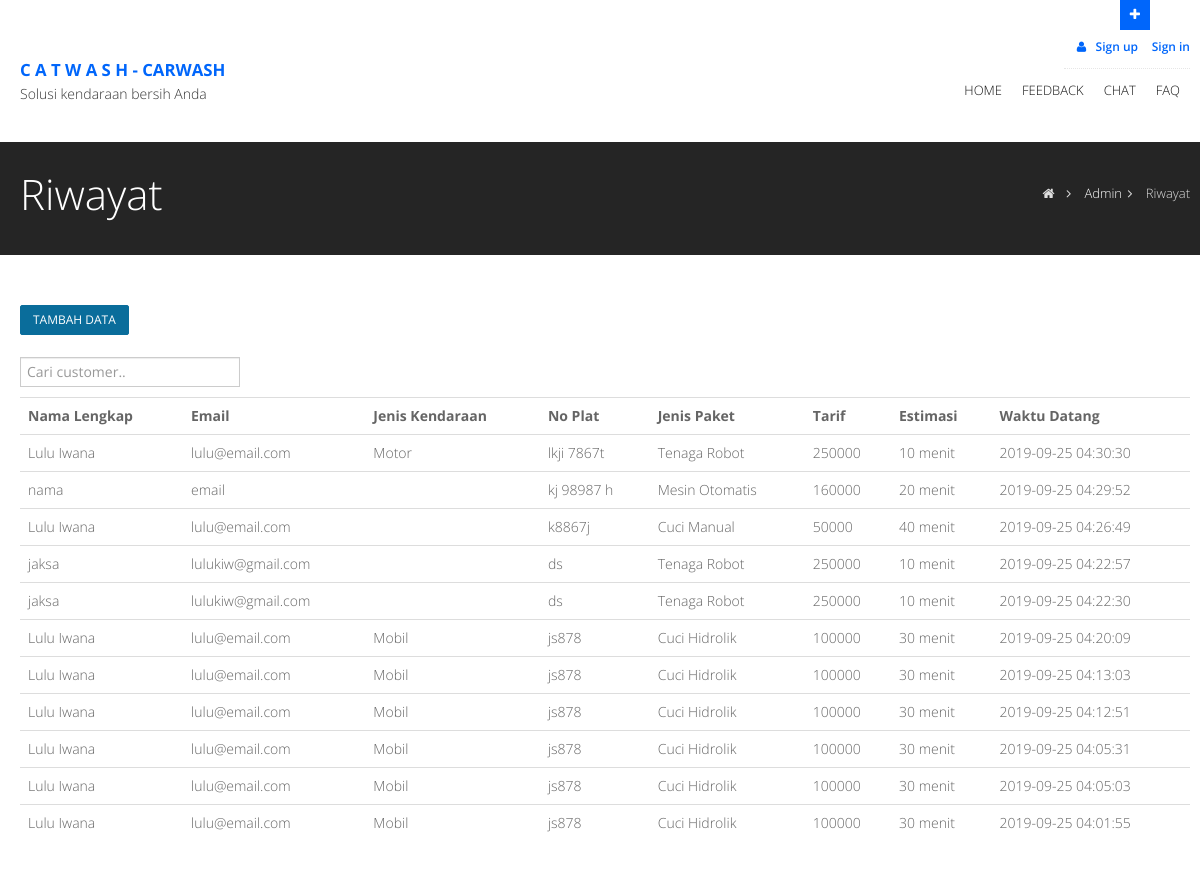
Screenshot of /home/riwayat with the database file from the repository.
### tables this page shows
CREATE TABLE `riwayat` (
  `id_history` int(3) NOT NULL,
  `email` varchar(100) NOT NULL,
  `paket` varchar(50) NOT NULL,
  `jenis_kendaraan` enum('Mobil','Motor') NOT NULL,
  `no_plat` char(10) NOT NULL,
  `waktu_datang` timestamp NOT NULL DEFAULT CURRENT_TIMESTAMP
);

CREATE TABLE `customer` (
  `email` varchar(100) NOT NULL,
  `password` varchar(20) NOT NULL,
  `nama` varchar(100) NOT NULL,
  `alamat` text NOT NULL,
  `gender` enum('Pria','Wanita') NOT NULL,
  `tanggal_lahir` date NOT NULL,
  `no_hp` varchar(15) NOT NULL,
  `periode` int(5) NOT NULL DEFAULT '0'
);

CREATE TABLE `paket` (
  `nama_paket` varchar(100) NOT NULL,
  `harga` int(5) NOT NULL,
  `estimasi` varchar(5) NOT NULL,
  `deskripsi` text NOT NULL
);

### application/controllers/Home.php (called while the page is built, shortened)
<?php
class Home extends CI_Controller {
	public function riwayat()
	{
	if($this->session->userdata('email_sesi')=="adminku"){
		$this->load->view('headeradmin');
	}
	else{
		$this->load->view('header');
	}
	$this->load->view('riwayat');
	}
}

### index.php (called while the page is built, shortened)
<?php
require_once BASEPATH.'core/CodeIgniter.php';

### application/views/riwayat.php (the view, shortened to what this page needs)
<section id="inner-headline">
      <div class="container">
        <div class="row">
          <div class="span4">
            <div class="inner-heading">
              <h2>Riwayat</h2>
            </div>
          </div>
          <div class="span8">
            <ul class="breadcrumb">
              <li><a href="#"><i class="icon-home"></i></a><i class="icon-angle-right"></i></li>
              <li><a href="#">Admin</a><i class="icon-angle-right"></i></li>
              <li class="active">Riwayat</li>
            </ul>
          </div>
        </div>
      </div>
    </section>
    <section id="content">
      <div class="container">
        <div class="row">
          <div class="span12">
		  <button class="btn btn-blue" href="#tambahdata" data-toggle="modal">Tambah Data
		  </button>
		  <br>
		  <br>
		  <input type="text" id="myInput" onkeyup="myFunction()" placeholder="Cari customer..">
				<table id="myTable"  border="0" cellspacing="0" cellpadding="0" width="100%" class="table table-hover">
					<tr align="left" valign="top">
						<th>Nama Lengkap</th>
						<th>Email</th>
						<th>Jenis Kendaraan</th>
						<th>No Plat</th>
						<th>Jenis Paket</th>
						<th>Tarif</th>
						<th>Estimasi</th>
						<th>Waktu Datang</th>
					</tr>
					<?php
					$query = $this->db->query("SELECT * FROM `riwayat` INNER JOIN customer ON riwayat.email=customer.email INNER JOIN paket ON paket.nama_paket=riwayat.paket order by id_history desc");
					foreach($query->result() as $row){
					?>
						<tr align="left" valign="top">
						<td><?php echo $row->nama?></td>
						<td><?php echo $row->email?></td>
						<td><?php echo $row->jenis_kendaraan?></td>
						<td><?php echo $row->no_plat?></td>
						<td><?php echo $row->nama_paket?></td>
						<td><?php echo $row->harga?></td>
						<td><?php echo $row->estimasi?> menit</td>
						<td><?php echo $row->waktu_datang?></td>
						</tr>
					<?php }?>
				</table>
			</div>
		</div>
	</div>
	</section>

### application/views/header.php (shortened to what this page needs)
<!DOCTYPE html>
<html lang="en">
<head>
  <link href=<?php echo base_url("assets/css/bootstrap.css" )?> rel="stylesheet" />
  <link href=<?php echo base_url("assets/css/bootstrap-responsive.css" )?> rel="stylesheet" />
  <link href=<?php echo base_url("assets/css/fancybox/jquery.fancybox.css")?> rel="stylesheet">
  <link href=<?php echo base_url("assets/css/jcarousel.css" )?> rel="stylesheet" />
  <link href=<?php echo base_url("assets/css/flexslider.css" )?> rel="stylesheet" />
  <link href=<?php echo base_url("assets/css/style.css" )?> rel="stylesheet" />
  <link href=<?php echo base_url("assets/skins/default.css" )?> rel="stylesheet" />
</head>
<body>
  <div id="wrapper">
    <header>
      <div class="container ">
        <div id="header-hidden-link">
          <a href="#" class="toggle-link" title="Click me you'll get a surprise" data-target=".hidden-top"><i></i>Open</a>
        </div>
        <div class="row nomargin">
          <div class="span12">
            <div class="headnav">
			  <?php if(!$this->session->userdata('email_sesi')){?>
			  <ul>
                <li><a href="#mySignup" data-toggle="modal"><i class="icon-user"></i> Sign up</a></li>
                <li><a href="#mySignin" data-toggle="modal">Sign in</a></li>
              </ul>
			  <?php } else {echo $this->session->userdata('email_sesi');?>
			  <a href="http://localhost/catwash/home/logout">Logout</a>
			  <?php } ?>
            </div>
            </div>
          </div>
        </div>
        <div class="row">
          <div class="span4">
            <div class="logo">
              <a href="localhost/catwash/"><big><b>C A T W A S H - CARWASH</b></big></a>
              <h1>Solusi kendaraan bersih Anda</h1>
            </div>
          </div>
          <div class="span8">
            <div class="navbar navbar-static-top">
              <div class="navigation">
                <nav>
                  <ul class="nav topnav">
                    <li class="dropdown ">
                      <a href="http://localhost/catwash/">Home <i></i></a>
                    </li>
                    <li class="dropdown">
                      <a href="#">Feedback<i ></i></a>
                    </li>
                    <li class="dropdown">
                      <a href="http://localhost/catwash/home/chat">Chat<i ></i></a>
                    </li>
                    <li class="dropdown">
                      <a href="http://localhost/catwash/home/faq">FAQ<i ></i></a>
                    </li>
                  </ul>
                </nav>
              </div>
            </div>
          </div>
        </div>
      </div>
  <a href="#" class="scrollup"><i class="icon-chevron-up icon-square icon-32 active"></i></a>
</body>
</html>

### assets/css/style.css (style rules this page uses)
body { font-family: 'Open Sans', Arial, sans-serif; font-size: 14px; font-weight: 300; line-height: 1.6em; color: #656565; }
.container { padding: 0 20px 0 20px; position: relative; }
#wrapper { width: 100%; margin: 0; padding: 0; }
.row, .row-fluid { margin-bottom: 30px; }
.row.nomargin, .row-fluid.nomargin { margin-bottom: 0; }
#header-hidden-link { position: absolute; right: 60px; top: 0px; }
#header-hidden-link a.toggle-link, #header-hidden-link a.top-link { outline: 0; font-size: 0; line-height: 1; padding: 5px 10px; height: 20px; display: block; text-align: center; color: #fefefe; text-decoration: none; }
#header-hidden-link a.toggle-link i, #header-hidden-link a.top-link i { font-size: 16px; line-height: 1; }
#header-hidden-link a.toggle-link>i:before { content: "\f067"; font-family: 'FontAwesome'; font-size: 13px; font-weight: normal; font-style: normal; }
header { background: #fff; margin: 0; padding: 0; position: relative; }
header .logo { margin: -10px 0 0 0; float: left; }
header .logo h1 { font-size: 14px; margin: 0; }
.headnav { float: right; margin: 35px 0 0 0; border-bottom: 1px dotted #e6e6e6; }
.headnav ul { margin-left: 0; list-style: none; }
.headnav ul li { display: inline; margin-left: 10px; }
.headnav ul li a { outline: 0; font-size: 12px; font-weight: 600; }
@media (min-width: 768px) { header .navigation { float: right; } }
header ul.nav li { border: none; margin: 0; }
header ul.nav li a { font-size: 12px; border: none; font-weight: 300; text-transform: uppercase; }
.navbar .nav>li>a { color: #111; text-shadow: none; }
ul.nav li.dropdown a { z-index: 1000; display: block; }
#content { position: relative; background: #fff; padding: 50px 0 0 0; }
#inner-headline { background: #252525; position: relative; margin: 0; padding: 0; color: #fefefe; }
#inner-headline .inner-heading h2 { color: #fff; margin: 20px 0 0 0; }
#inner-headline ul.breadcrumb { margin: 30px 0 0; float: right; }
#inner-headline ul.breadcrumb li { margin-bottom: 0; padding-bottom: 0; }
#inner-headline ul.breadcrumb li { font-size: 13px; color: #ddd; }
#inner-headline ul.breadcrumb li i { color: #dedede; }
#inner-headline ul.breadcrumb li a { color: #fff; }
.scrollup { position: fixed; width: 32px; height: 32px; bottom: 0px; right: 20px; }
a.scrollup { outline: 0; }

### assets/skins/default.css (style rules this page uses)
a, a:hover,a:focus,a:active, footer a.text-link:hover, strike, footer ul.link-list li a:hover, .post-meta span a:hover, footer a.text-link, ul.meta-post li a:hover, ul.cat li a:hover, ul.recent li h6 a:hover, ul.portfolio-categ li.active a, ul.portfolio-categ li.active a:hover, ul.portfolio-categ li a:hover,ul.related-post li h4 a:hover, span.highlight,article .post-heading h3 a:hover, .navbar .nav > .active > a,.navbar .nav > .active > a:hover,.navbar .nav > li > a:hover,.navbar .nav > li > a:focus,.navbar .nav > .active > a:focus, .validation { color:#F03C02; }
#header-hidden-link a.toggle-link, #header-hidden-link a.top-link { background:#F03C02; }

### application/views/header.php (style rules this page uses)
a, a:hover, a:focus, a:active, footer a.text-link:hover, strike, footer ul.link-list li a:hover, .post-meta span a:hover, footer a.text-link, ul.meta-post li a:hover, ul.cat li a:hover, ul.recent li h6 a:hover, ul.portfolio-categ li.active a, ul.portfolio-categ li.active a:hover, ul.portfolio-categ li a:hover, ul.related-post li h4 a:hover, span.highlight, article .post-heading h3 a:hover, .navbar .nav > .active > a, .navbar .nav > .active > a:hover, .navbar .nav > li > a:hover, .navbar .nav > li > a:focus, .navbar .nav > .active > a:focus, .validation { color: #0066FB; }
#header-hidden-link a.toggle-link, #header-hidden-link a.top-link { background: #0066FB; }

### rows the page displays
riwayat: customer.nama "Lulu Iwana", customer.email "lulu@email.com", jenis_kendaraan "Motor", no_plat "lkji 7867t", paket.nama_paket "Tenaga Robot", paket.harga "250000", paket.estimasi "10", waktu_datang "2019-09-25 04:30:30"
riwayat: customer.nama "nama", customer.email "email", no_plat "kj 98987 h", paket.nama_paket "Mesin Otomatis", paket.harga "160000", paket.estimasi "20", waktu_datang "2019-09-25 04:29:52"
riwayat: customer.nama "Lulu Iwana", customer.email "lulu@email.com", no_plat "k8867j", paket.nama_paket "Cuci Manual", paket.harga "50000", paket.estimasi "40", waktu_datang "2019-09-25 04:26:49"
riwayat: customer.nama "jaksa", customer.email "lulukiw@gmail.com", no_plat "ds", paket.nama_paket "Tenaga Robot", paket.harga "250000", paket.estimasi "10", waktu_datang "2019-09-25 04:22:57"
riwayat: customer.nama "jaksa", customer.email "lulukiw@gmail.com", no_plat "ds", paket.nama_paket "Tenaga Robot", paket.harga "250000", paket.estimasi "10", waktu_datang "2019-09-25 04:22:30"
riwayat: customer.nama "Lulu Iwana", customer.email "lulu@email.com", jenis_kendaraan "Mobil", no_plat "js878", paket.nama_paket "Cuci Hidrolik", paket.harga "100000", paket.estimasi "30", waktu_datang "2019-09-25 04:20:09"
riwayat: customer.nama "Lulu Iwana", customer.email "lulu@email.com", jenis_kendaraan "Mobil", no_plat "js878", paket.nama_paket "Cuci Hidrolik", paket.harga "100000", paket.estimasi "30", waktu_datang "2019-09-25 04:13:03"
riwayat: customer.nama "Lulu Iwana", customer.email "lulu@email.com", jenis_kendaraan "Mobil", no_plat "js878", paket.nama_paket "Cuci Hidrolik", paket.harga "100000", paket.estimasi "30", waktu_datang "2019-09-25 04:12:51"
riwayat: customer.nama "Lulu Iwana", customer.email "lulu@email.com", jenis_kendaraan "Mobil", no_plat "js878", paket.nama_paket "Cuci Hidrolik", paket.harga "100000", paket.estimasi "30", waktu_datang "2019-09-25 04:05:31"
riwayat: customer.nama "Lulu Iwana", customer.email "lulu@email.com", jenis_kendaraan "Mobil", no_plat "js878", paket.nama_paket "Cuci Hidrolik", paket.harga "100000", paket.estimasi "30", waktu_datang "2019-09-25 04:05:03"
riwayat: customer.nama "Lulu Iwana", customer.email "lulu@email.com", jenis_kendaraan "Mobil", no_plat "js878", paket.nama_paket "Cuci Hidrolik", paket.harga "100000", paket.estimasi "30", waktu_datang "2019-09-25 04:01:55"
